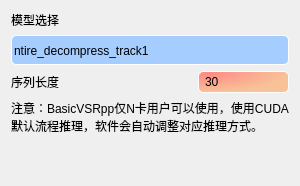
                          <widget class="QWidget" name="page_9">
                           <layout class="QVBoxLayout" name="verticalLayout_16">
                            <item>
                             <layout class="QVBoxLayout" name="verticalLayout_15">
                              <item>
                               <widget class="QLabel" name="label_16">
                                <property name="styleSheet">
                                 <string notr="true">font: bold 13pt &quot;Microsoft YaHei&quot;;</string>
                                </property>
                                <property name="text">
                                 <string>模型选择</string>
                                </property>
                               </widget>
                              </item>
                              <item>
                               <widget class="QComboBox" name="cb_vsrpp_model">
                                <property name="minimumSize">
                                 <size>
                                  <width>100</width>
                                  <height>30</height>
                                 </size>
                                </property>
                                <property name="maximumSize">
                                 <size>
                                  <width>16777215</width>
                                  <height>16777215</height>
                                 </size>
                                </property>
                                <property name="styleSheet">
                                 <string notr="true">QComboBox
{
	border-radius:5px;
	background-color:rgb(165, 205, 255);
	font: bold 13pt &quot;Microsoft YaHei&quot;;
    color:rgb(0,0,0);
    border:1px outset rgb(255, 255, 255);
	padding-top: 2px;
	padding-left: 2px;
}
QComboBox:disabled
{
	background-color:rgba(50,50,50,200);
	font: 75 9pt &quot;Microsoft YaHei&quot;;
    color:rgb(160,160,160);
}
QComboBox:hover
{
	background-color: rgba(165, 205, 255,80%);
	border:1px solid rgb(31,156,220) ;
}
/*点击combox的样式*/
QComboBox:on
{
	border-radius:3px;
	background-color: rgba(165, 205, 255,80%);
	font: 75 9pt &quot;Microsoft YaHei&quot;;
    color:rgb(0,0,0);
    border:1px solid rgb(31,156,220) ;
}
/*下拉框的样式*/
QComboBox QAbstractItemView 
{
    outline: 0px solid gray;  /*取消选中虚线*/
    border: 1px solid rgb(31,156,220);  
    font: 75 9pt &quot;Microsoft YaHei&quot;;
    color: rgb(0,0,0);
    background-color: rgba(165, 205, 255,80%);
    selection-background-color: rgb(90,90,90);   
}
 /*选中每一项高度*/
QComboBox QAbstractItemView::item
 { 
	height: 25px;  
 }
/*选中每一项的字体颜色和背景颜色*/
QComboBox QAbstractItemView::item:selected 
{
    color: rgb(31,163,246);
	background-color: rgb(0,0,0); 
}
 /*下拉箭头的边框*/
QComboBox::drop-down 
{
	border:none;
}
 /*下拉箭头样式*/
QComboBox::down-arrow 
{
    right:10px;/*控制箭头左右偏移*/
    width: 9px;  
    height: 9px; 
  border-image: url(:/white/buttom_white/下1_down-two.svg);
      border-width:8px 8px 8px 8px;
}
 /*下拉箭头点击样式*/
QComboBox::down-arrow:on
{
    width: 9px;  
    height: 9px;   
    border-image: url(:/white/buttom_white/上1_up-two.svg);
    border-width:8px 8px 8px 8px;
}</string>
                                </property>
                                <item>
                                 <property name="text">
                                  <string>ntire_decompress_track1</string>
                                 </property>
                                </item>
                                <item>
                                 <property name="text">
                                  <string>ntire_decompress_track2</string>
                                 </property>
                                </item>
                                <item>
                                 <property name="text">
                                  <string>ntire_decompress_track3</string>
                                 </property>
                                </item>
                                <item>
                                 <property name="text">
                                  <string>reds4</string>
                                 </property>
                                </item>
                                <item>
                                 <property name="text">
                                  <string>vimeo90k_bd</string>
                                 </property>
                                </item>
                                <item>
                                 <property name="text">
                                  <string>vimeo90k_bi</string>
                                 </property>
                                </item>
                               </widget>
                              </item>
                              <item>
                               <layout class="QHBoxLayout" name="horizontalLayout_19" stretch="1,1,1">
                                <item>
                                 <widget class="QLabel" name="label_17">
                                  <property name="styleSheet">
                                   <string notr="true">font: bold 13pt &quot;Microsoft YaHei&quot;;</string>
                                  </property>
                                  <property name="text">
                                   <string>序列长度</string>
                                  </property>
                                 </widget>
                                </item>
                                <item>
                                 <spacer name="horizontalSpacer_9">
                                  <property name="orientation">
                                   <enum>Qt::Horizontal</enum>
                                  </property>
                                  <property name="sizeHint" stdset="0">
                                   <size>
                                    <width>40</width>
                                    <height>20</height>
                                   </size>
                                  </property>
                                 </spacer>
                                </item>
                                <item>
                                 <widget class="QSpinBox" name="sb_interval">
                                  <property name="sizePolicy">
                                   <sizepolicy hsizetype="Minimum" vsizetype="Minimum">
                                    <horstretch>0</horstretch>
                                    <verstretch>0</verstretch>
                                   </sizepolicy>
                                  </property>
                                  <property name="styleSheet">
                                   <string notr="true">QSpinBox {
    padding-top: 2px;
    padding-bottom: 2px;
	padding-left: 4px;
    padding-right: 15px;
    border:1px outset rgb(255, 255, 255);
    border-radius:5px;
	color: rgb(200,200,200);
    background-color: qradialgradient(cx:0, cy:0, radius:1, fx:0.1, fy:0.1, stop:0 rgb(253, 139, 133),  stop:1 rgb(248, 194, 152));
	selection-color: rgb(235,235,235);
	selection-background-color: rgb(83,121,180);
	font: bold 13pt &quot;Microsoft YaHei&quot;;
    color:rgb(0,0,0);
	
}

QSpinBox:hover {
   	background-color: rgb(248, 194, 152);
	border:1px solid rgb(31,156,220) ;
}

QSpinBox::up-button { /* 向上按钮 */
	subcontrol-origin: border; /* 起始位置 */
	subcontrol-position: top right; /* 居于右上角 */
	border: none;
	width: 12px;
	margin-top: 2px;
	margin-right: 13px;
	margin-bottom: 0px;
}

QSpinBox::up-button:hover {
	border: none;
}

QSpinBox::up-arrow { /* 向上箭头，图片大小为8x8 */
	image: url(:/white/buttom_white/上-小_up-small.svg);
}

QSpinBox::up-arrow:hover {
	image: url(:/white/buttom_white/上-小_up-small.svg);
}

QSpinBox::up-arrow:disabled, QSpinBox::up-arrow:off {
	image: url(:/white/buttom_white/上-小_up-small.svg);
}

QSpinBox::down-button { /* 向下按钮 */
	subcontrol-origin: border;
	subcontrol-position: bottom right;
	border: none;
	width: 12px;
	margin-top: 0px;
	margin-right: 13px;
	margin-bottom: 2px;
}

QSpinBox::down-button:hover {
	border: none;
}

QSpinBox::down-arrow { /* 向下箭头 */
	image: url(:/white/buttom_white/下-小_down-small.svg);
}

QSpinBox::down-arrow:hover {
	image: url(:/white/buttom_white/下-小_down-small.svg);
}

QSpinBox::down-arrow:disabled, QSpinBox::down-arrow:off {
	image: url(:/white/buttom_white/下-小_down-small.svg);
}</string>
                                  </property>
                                  <property name="minimum">
                                   <number>1</number>
                                  </property>
                                  <property name="maximum">
                                   <number>100</number>
                                  </property>
                                  <property name="value">
                                   <number>30</number>
                                  </property>
                                 </widget>
                                </item>
                               </layout>
                              </item>
                              <item>
                               <widget class="QLabel" name="label_28">
                                <property name="styleSheet">
                                 <string notr="true">font: bold 13pt &quot;Microsoft YaHei&quot;;</string>
                                </property>
                                <property name="text">
                                 <string>注意：BasicVSRpp仅N卡用户可以使用，使用CUDA默认流程推理，软件会自动调整对应推理方式。</string>
                                </property>
                                <property name="wordWrap">
                                 <bool>true</bool>
                                </property>
                               </widget>
                              </item>
                              <item>
                               <spacer name="verticalSpacer_6">
                                <property name="orientation">
                                 <enum>Qt::Vertical</enum>
                                </property>
                                <property name="sizeHint" stdset="0">
                                 <size>
                                  <width>20</width>
                                  <height>40</height>
                                 </size>
                                </property>
                               </spacer>
                              </item>
                             </layout>
                            </item>
                           </layout>
                          </widget>
